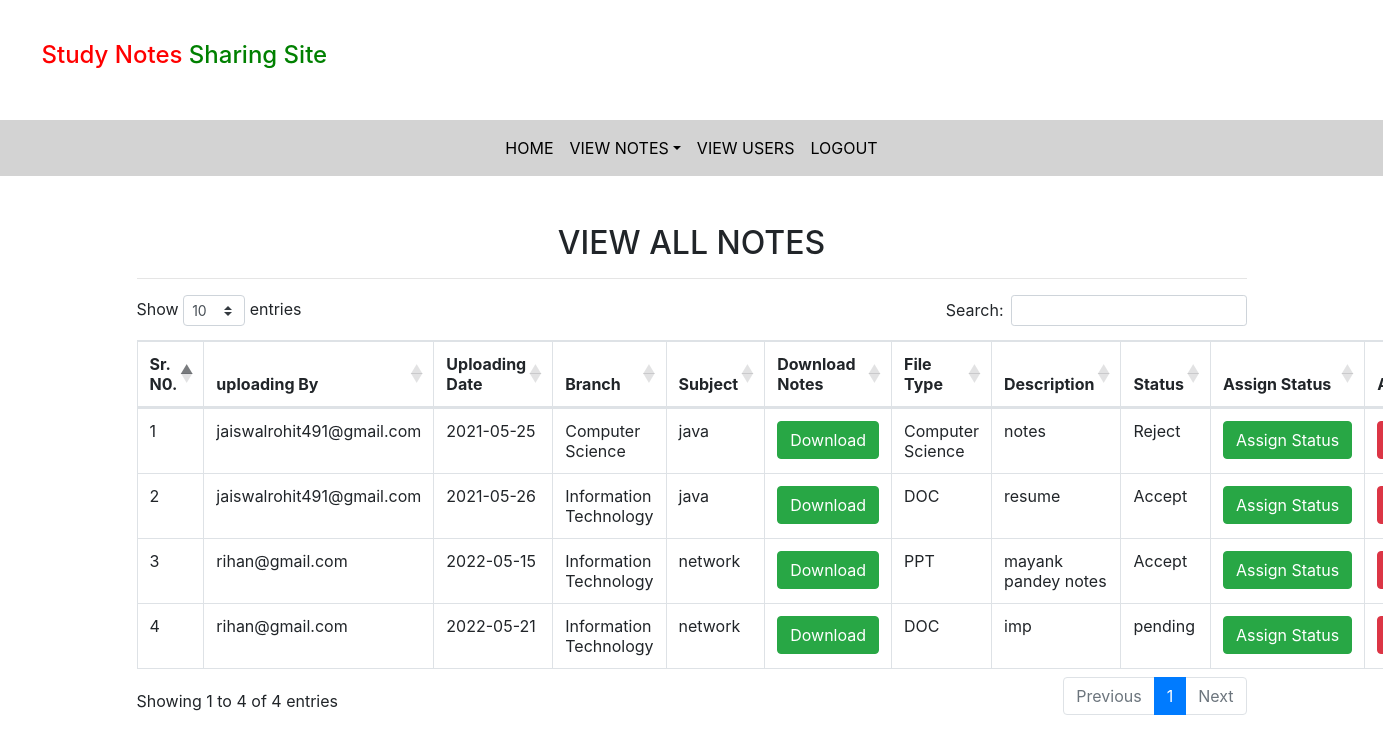
Page /all_notes (signed in) on the committed database.
### notes/models.py (models this page shows, shortened)
class Notes(models.Model):
    user = models.ForeignKey(User, on_delete=models.CASCADE)
    uploadingdate = models.CharField(max_length=30)
    branch = models.CharField(max_length=30)
    subject = models.CharField(max_length=30,)
    notesfile = models.FileField(null=True)
    filetype = models.CharField(max_length=30,)
    description = models.CharField(max_length=200, null=True)
    status=models.CharField(max_length=15,)

### notes/views.py (the view)
# urls.py: path('all_notes',all_notes,name='all_notes'),
def all_notes(request):
    if not request.user.is_authenticated:
        return redirect('login_admin')
    notes = Notes.objects.all()
    d = {'notes':notes}
    return render(request,'all_notes.html',d)

### notes/templates/all_notes.html (shortened to what this page needs)
{% extends 'admin_nav.html' %}
{% load static %}
{% block body %}
<link rel="stylesheet" href="https://cdnjs.cloudflare.com/ajax/libs/twitter-bootstrap/4.5.2/css/bootstrap.css">
<link rel="stylesheet" href="https://cdn.datatables.net/1.10.24/css/dataTables.bootstrap4.min.css">
<div class="container mt-5">
    <h2 class="text-center">VIEW ALL NOTES</h2>
    <HR>
    <table class="table table-bordered" id="example">
       <thead>
           <tr>
               <th>Sr. N0.</th>
               <th>uploading By</th>
               <th>Uploading Date</th>
               <th>Branch</th>
               <th>Subject</th>
               <th>Download Notes</th>
               <th>File Type</th>
               <th>Description</th>
               <th>Status</th>
               <th>Assign Status</th>
               <th>Action</th>
           </tr>
       </thead>
       <tbody>
           {% for i in notes %}
           <tr>
               <td>{{forloop.counter}}</td>
               <td>{{i.user.username}}</td>
               <td>{{i.uploadingdate}}</td>
               <td>{{i.branch}}</td>
               <td>{{i.subject}}</td>
               <td><a href="{{i.notesfile.url}}" class="btn btn-success" download>Download</a></td>
               <td>{{i.filetype}}</td>
               <td>{{i.description}}</td>
               <td>{{i.status}}</td>
               <td><a href="{% url 'assign_status' i.id %}" class = "btn btn-success">Assign&nbsp;Status</a></td>
               <td><a href="{% url 'delete_notes' i.id %}" class = "btn btn-danger" onclick="return confirm('Are you sure?')">Delete</a></td>
           </tr>
           {% endfor %}
        </tbody>
   </table>
</div>
{% endblock %}

### notes/templates/admin_nav.html (shortened to what this page needs)
<html lang="en">
<head>
    {% load static %}
  <link rel="stylesheet" href="https://maxcdn.bootstrapcdn.com/bootstrap/4.3.1/css/bootstrap.min.css">
  <link rel="stylesheet" href="https://use.fontawesome.com/releases/v5.6.3/css/all.css"></head>
  <link rel="stylesheet" href="{% static 'css/mystyle.css'%}">
</head>
<body>
<h4 style = "padding : 3%"><span style="color:red">Study Notes</span><span style="color:green"> Sharing Site</span></h4>
<nav class=" navbar navbar-expand-sm justify-content-center" style = "background-color: lightgrey;">
<ul class="navbar-nav">
  <li class="navbar-item">
      <a class="nav-link" href="{% url 'admin_home' %}">HOME</a>
  </li>
  <li class="nav-item dropdown">
    <a  class="nav-link dropdown-toggle" href="#" data-toggle="dropdown">VIEW NOTES</a>
  </li>
  <li class="navbar-item">
    <a class="nav-link" href="{% url 'view_users' %}">VIEW USERS</a>
  </li>
  <li class="navbar-item">
    <a class="nav-link" href="{% url 'logout' %}">LOGOUT</a>
  </li>
</ul>
</nav>
</body>
</html>
{% block body %}
{% endblock %}

### notes/static/css/mystyle.css (style rules this page uses)
.nav-link { color : black }

### rows in the picture
Notes: user.username "jaiswalrohit491@gmail.com", uploadingdate "2021-05-25", branch "Computer Science", subject "java", filetype "Computer Science", description "notes", status "Reject"
Notes: user.username "jaiswalrohit491@gmail.com", uploadingdate "2021-05-26", branch "Information Technology", subject "java", filetype "DOC", description "resume", status "Accept"
Notes: user.username "rihan@gmail.com", uploadingdate "2022-05-15", branch "Information Technology", subject "network", filetype "PPT", description "mayank pandey notes", status "Accept"
Notes: user.username "rihan@gmail.com", uploadingdate "2022-05-21", branch "Information Technology", subject "network", filetype "DOC", description "imp", status "pending"
